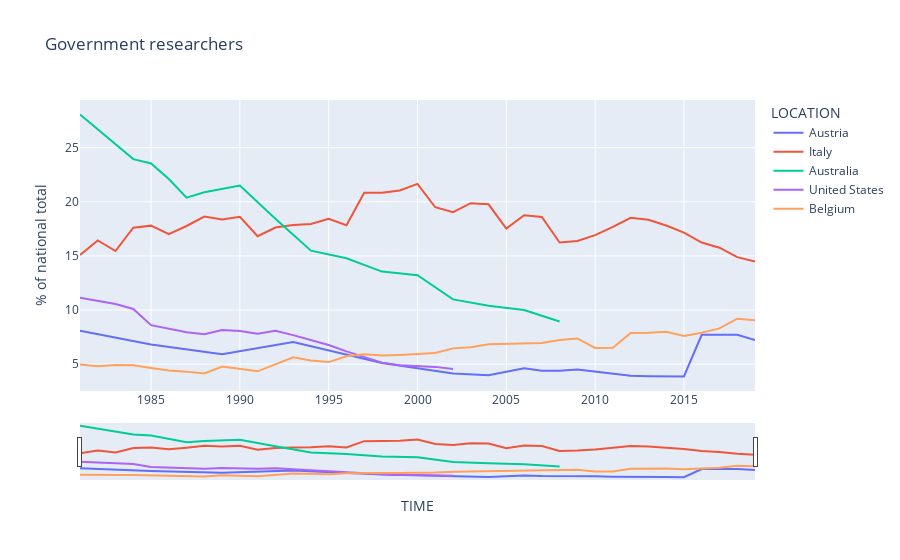
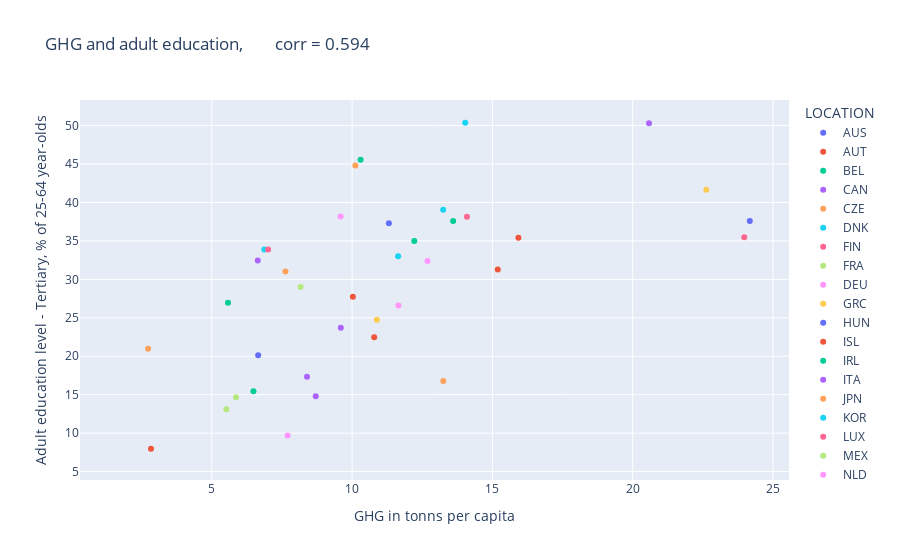

These figures' notebook cell, in order:
### Code cell
# =========== final program ============
plot_lineplot1()
# plot_lineplot2()
# plot_barplot1()
plot_scatterplot1()

### Figure 1 — Plotly figure (JSON) as saved in the notebook; plotly's stock layout.template omitted (floating-point values rounded to 4 significant figures)
{"data": [{"hovertemplate": "LOCATION=Austria<br>TIME=%{x}<br>Value=%{y}<extra></extra>", "legendgroup": "Austria", "line": {"color": "#636efa", "dash": "solid"}, "marker": {"symbol": "circle"}, "mode": "lines", "name": "Austria", "orientation": "v", "showlegend": true, "x": [1981, 1985, 1989, 1993, 1998, 2002, 2004, 2005, 2006, 2007, 2008, 2009, 2010, 2011, 2012, 2013, 2014, 2015, 2016, 2017, 2018, 2019], "xaxis": "x", "y": [8.09, 6.808, 5.921, 7.051, 5.098, 4.14, 3.968, 4.326, 4.618, 4.385, 4.385, 4.498, 4.286, 4.072, 3.916, 3.876, 3.88, 3.861, 7.713, 7.712, 7.713, 7.23], "yaxis": "y", "type": "scatter"}, {"hovertemplate": "LOCATION=Italy<br>TIME=%{x}<br>Value=%{y}<extra></extra>", "legendgroup": "Italy", "line": {"color": "#EF553B", "dash": "solid"}, "marker": {"symbol": "circle"}, "mode": "lines", "name": "Italy", "orientation": "v", "showlegend": true, "x": [1981, 1982, 1983, 1984, 1985, 1986, 1987, 1988, 1989, 1990, 1991, 1992, 1993, 1994, 1995, 1996, 1997, 1998, 1999, 2000, 2001, 2002, 2003, 2004, 2005, 2006, 2007, 2008, 2009, 2010, 2011, 2012, 2013, 2014, 2015, 2016, 2017, 2018, 2019], "xaxis": "x", "y": [15.08, 16.42, 15.45, 17.61, 17.8, 17.02, 17.77, 18.63, 18.38, 18.62, 16.82, 17.63, 17.87, 17.94, 18.42, 17.84, 20.83, 20.83, 21.04, 21.65, 19.5, 19.04, 19.87, 19.77, 17.52, 18.76, 18.59, 16.24, 16.38, 16.92, 17.69, 18.52, 18.35, 17.81, 17.15, 16.24, 15.76, 14.89, 14.47], "yaxis": "y", "type": "scatter"}, {"hovertemplate": "LOCATION=Australia<br>TIME=%{x}<br>Value=%{y}<extra></extra>", "legendgroup": "Australia", "line": {"color": "#00cc96", "dash": "solid"}, "marker": {"symbol": "circle"}, "mode": "lines", "name": "Australia", "orientation": "v", "showlegend": true, "x": [1981, 1984, 1985, 1986, 1987, 1988, 1990, 1992, 1994, 1996, 1998, 2000, 2002, 2004, 2006, 2008], "xaxis": "x", "y": [28.07, 23.95, 23.54, 22.1, 20.38, 20.88, 21.5, 18.43, 15.48, 14.78, 13.55, 13.22, 10.98, 10.39, 10.0, 8.942], "yaxis": "y", "type": "scatter"}, {"hovertemplate": "LOCATION=United States<br>TIME=%{x}<br>Value=%{y}<extra></extra>", "legendgroup": "United States", "line": {"color": "#ab63fa", "dash": "solid"}, "marker": {"symbol": "circle"}, "mode": "lines", "name": "United States", "orientation": "v", "showlegend": true, "x": [1981, 1982, 1983, 1984, 1985, 1987, 1988, 1989, 1990, 1991, 1992, 1993, 1995, 1996, 1997, 1998, 1999, 2000, 2001, 2002], "xaxis": "x", "y": [11.13, 10.86, 10.55, 10.1, 8.602, 7.953, 7.767, 8.159, 8.061, 7.813, 8.073, 7.68, 6.767, 6.182, 5.651, 5.139, 4.907, 4.825, 4.746, 4.558], "yaxis": "y", "type": "scatter"}, {"hovertemplate": "LOCATION=Belgium<br>TIME=%{x}<br>Value=%{y}<extra></extra>", "legendgroup": "Belgium", "line": {"color": "#FFA15A", "dash": "solid"}, "marker": {"symbol": "circle"}, "mode": "lines", "name": "Belgium", "orientation": "v", "showlegend": true, "x": [1981, 1982, 1983, 1984, 1985, 1986, 1987, 1988, 1989, 1991, 1993, 1994, 1995, 1996, 1997, 1998, 1999, 2000, 2001, 2002, 2003, 2004, 2005, 2006, 2007, 2008, 2009, 2010, 2011, 2012, 2013, 2014, 2015, 2016, 2017, 2018, 2019], "xaxis": "x", "y": [4.958, 4.81, 4.929, 4.89, 4.648, 4.413, 4.307, 4.133, 4.784, 4.336, 5.636, 5.33, 5.186, 5.733, 5.92, 5.793, 5.846, 5.923, 6.022, 6.456, 6.554, 6.835, 6.859, 6.949, 6.956, 7.235, 7.377, 6.49, 6.515, 7.876, 7.889, 7.993, 7.6, 7.903, 8.305, 9.195, 9.057], "yaxis": "y", "type": "scatter"}], "layout": {"xaxis": {"anchor": "y", "domain": [0.0, 1.0], "title": {"text": "TIME"}, "rangeslider": {"visible": true}}, "yaxis": {"anchor": "x", "domain": [0.0, 1.0], "title": {"text": "% of national total"}}, "legend": {"title": {"text": "LOCATION"}, "tracegroupgap": 0}, "title": {"text": "Government researchers"}}}

### Figure 2 — Plotly figure (JSON) as saved in the notebook; plotly's stock layout.template omitted (floating-point values rounded to 4 significant figures)
{"data": [{"hovertemplate": "LOCATION=AUS<br>Values1=%{x}<br>Values2=%{y}<extra></extra>", "legendgroup": "AUS", "marker": {"color": "#636efa", "symbol": "circle"}, "mode": "markers", "name": "AUS", "orientation": "v", "showlegend": true, "x": [24.17], "xaxis": "x", "y": [37.6], "yaxis": "y", "type": "scatter"}, {"hovertemplate": "LOCATION=AUT<br>Values1=%{x}<br>Values2=%{y}<extra></extra>", "legendgroup": "AUT", "marker": {"color": "#EF553B", "symbol": "circle"}, "mode": "markers", "name": "AUT", "orientation": "v", "showlegend": true, "x": [10.03], "xaxis": "x", "y": [27.74], "yaxis": "y", "type": "scatter"}, {"hovertemplate": "LOCATION=BEL<br>Values1=%{x}<br>Values2=%{y}<extra></extra>", "legendgroup": "BEL", "marker": {"color": "#00cc96", "symbol": "circle"}, "mode": "markers", "name": "BEL", "orientation": "v", "showlegend": true, "x": [12.22], "xaxis": "x", "y": [34.99], "yaxis": "y", "type": "scatter"}, {"hovertemplate": "LOCATION=CAN<br>Values1=%{x}<br>Values2=%{y}<extra></extra>", "legendgroup": "CAN", "marker": {"color": "#ab63fa", "symbol": "circle"}, "mode": "markers", "name": "CAN", "orientation": "v", "showlegend": true, "x": [20.58], "xaxis": "x", "y": [50.31], "yaxis": "y", "type": "scatter"}, {"hovertemplate": "LOCATION=CZE<br>Values1=%{x}<br>Values2=%{y}<extra></extra>", "legendgroup": "CZE", "marker": {"color": "#FFA15A", "symbol": "circle"}, "mode": "markers", "name": "CZE", "orientation": "v", "showlegend": true, "x": [13.25], "xaxis": "x", "y": [16.76], "yaxis": "y", "type": "scatter"}, {"hovertemplate": "LOCATION=DNK<br>Values1=%{x}<br>Values2=%{y}<extra></extra>", "legendgroup": "DNK", "marker": {"color": "#19d3f3", "symbol": "circle"}, "mode": "markers", "name": "DNK", "orientation": "v", "showlegend": true, "x": [11.64], "xaxis": "x", "y": [33.0], "yaxis": "y", "type": "scatter"}, {"hovertemplate": "LOCATION=FIN<br>Values1=%{x}<br>Values2=%{y}<extra></extra>", "legendgroup": "FIN", "marker": {"color": "#FF6692", "symbol": "circle"}, "mode": "markers", "name": "FIN", "orientation": "v", "showlegend": true, "x": [14.09], "xaxis": "x", "y": [38.15], "yaxis": "y", "type": "scatter"}, {"hovertemplate": "LOCATION=FRA<br>Values1=%{x}<br>Values2=%{y}<extra></extra>", "legendgroup": "FRA", "marker": {"color": "#B6E880", "symbol": "circle"}, "mode": "markers", "name": "FRA", "orientation": "v", "showlegend": true, "x": [8.166], "xaxis": "x", "y": [29.01], "yaxis": "y", "type": "scatter"}, {"hovertemplate": "LOCATION=DEU<br>Values1=%{x}<br>Values2=%{y}<extra></extra>", "legendgroup": "DEU", "marker": {"color": "#FF97FF", "symbol": "circle"}, "mode": "markers", "name": "DEU", "orientation": "v", "showlegend": true, "x": [11.65], "xaxis": "x", "y": [26.61], "yaxis": "y", "type": "scatter"}, {"hovertemplate": "LOCATION=GRC<br>Values1=%{x}<br>Values2=%{y}<extra></extra>", "legendgroup": "GRC", "marker": {"color": "#FECB52", "symbol": "circle"}, "mode": "markers", "name": "GRC", "orientation": "v", "showlegend": true, "x": [10.88], "xaxis": "x", "y": [24.74], "yaxis": "y", "type": "scatter"}, {"hovertemplate": "LOCATION=HUN<br>Values1=%{x}<br>Values2=%{y}<extra></extra>", "legendgroup": "HUN", "marker": {"color": "#636efa", "symbol": "circle"}, "mode": "markers", "name": "HUN", "orientation": "v", "showlegend": true, "x": [6.654], "xaxis": "x", "y": [20.12], "yaxis": "y", "type": "scatter"}, {"hovertemplate": "LOCATION=ISL<br>Values1=%{x}<br>Values2=%{y}<extra></extra>", "legendgroup": "ISL", "marker": {"color": "#EF553B", "symbol": "circle"}, "mode": "markers", "name": "ISL", "orientation": "v", "showlegend": true, "x": [15.19], "xaxis": "x", "y": [31.3], "yaxis": "y", "type": "scatter"}, {"hovertemplate": "LOCATION=IRL<br>Values1=%{x}<br>Values2=%{y}<extra></extra>", "legendgroup": "IRL", "marker": {"color": "#00cc96", "symbol": "circle"}, "mode": "markers", "name": "IRL", "orientation": "v", "showlegend": true, "x": [13.6], "xaxis": "x", "y": [37.58], "yaxis": "y", "type": "scatter"}, {"hovertemplate": "LOCATION=ITA<br>Values1=%{x}<br>Values2=%{y}<extra></extra>", "legendgroup": "ITA", "marker": {"color": "#ab63fa", "symbol": "circle"}, "mode": "markers", "name": "ITA", "orientation": "v", "showlegend": true, "x": [8.706], "xaxis": "x", "y": [14.8], "yaxis": "y", "type": "scatter"}, {"hovertemplate": "LOCATION=JPN<br>Values1=%{x}<br>Values2=%{y}<extra></extra>", "legendgroup": "JPN", "marker": {"color": "#FFA15A", "symbol": "circle"}, "mode": "markers", "name": "JPN", "orientation": "v", "showlegend": true, "x": [10.12], "xaxis": "x", "y": [44.81], "yaxis": "y", "type": "scatter"}, {"hovertemplate": "LOCATION=KOR<br>Values1=%{x}<br>Values2=%{y}<extra></extra>", "legendgroup": "KOR", "marker": {"color": "#19d3f3", "symbol": "circle"}, "mode": "markers", "name": "KOR", "orientation": "v", "showlegend": true, "x": [13.25], "xaxis": "x", "y": [39.04], "yaxis": "y", "type": "scatter"}, {"hovertemplate": "LOCATION=LUX<br>Values1=%{x}<br>Values2=%{y}<extra></extra>", "legendgroup": "LUX", "marker": {"color": "#FF6692", "symbol": "circle"}, "mode": "markers", "name": "LUX", "orientation": "v", "showlegend": true, "x": [23.98], "xaxis": "x", "y": [35.48], "yaxis": "y", "type": "scatter"}, {"hovertemplate": "LOCATION=MEX<br>Values1=%{x}<br>Values2=%{y}<extra></extra>", "legendgroup": "MEX", "marker": {"color": "#B6E880", "symbol": "circle"}, "mode": "markers", "name": "MEX", "orientation": "v", "showlegend": true, "x": [5.864], "xaxis": "x", "y": [14.65], "yaxis": "y", "type": "scatter"}, {"hovertemplate": "LOCATION=NLD<br>Values1=%{x}<br>Values2=%{y}<extra></extra>", "legendgroup": "NLD", "marker": {"color": "#FF97FF", "symbol": "circle"}, "mode": "markers", "name": "NLD", "orientation": "v", "showlegend": true, "x": [12.69], "xaxis": "x", "y": [32.39], "yaxis": "y", "type": "scatter"}, {"hovertemplate": "LOCATION=NZL<br>Values1=%{x}<br>Values2=%{y}<extra></extra>", "legendgroup": "NZL", "marker": {"color": "#FECB52", "symbol": "circle"}, "mode": "markers", "name": "NZL", "orientation": "v", "showlegend": true, "x": [17.92], "xaxis": "x", "y": [null], "yaxis": "y", "type": "scatter"}, {"hovertemplate": "LOCATION=NOR<br>Values1=%{x}<br>Values2=%{y}<extra></extra>", "legendgroup": "NOR", "marker": {"color": "#636efa", "symbol": "circle"}, "mode": "markers", "name": "NOR", "orientation": "v", "showlegend": true, "x": [11.31], "xaxis": "x", "y": [37.28], "yaxis": "y", "type": "scatter"}, {"hovertemplate": "LOCATION=POL<br>Values1=%{x}<br>Values2=%{y}<extra></extra>", "legendgroup": "POL", "marker": {"color": "#EF553B", "symbol": "circle"}, "mode": "markers", "name": "POL", "orientation": "v", "showlegend": true, "x": [10.79], "xaxis": "x", "y": [22.47], "yaxis": "y", "type": "scatter"}, {"hovertemplate": "LOCATION=PRT<br>Values1=%{x}<br>Values2=%{y}<extra></extra>", "legendgroup": "PRT", "marker": {"color": "#00cc96", "symbol": "circle"}, "mode": "markers", "name": "PRT", "orientation": "v", "showlegend": true, "x": [6.486], "xaxis": "x", "y": [15.45], "yaxis": "y", "type": "scatter"}, {"hovertemplate": "LOCATION=SVK<br>Values1=%{x}<br>Values2=%{y}<extra></extra>", "legendgroup": "SVK", "marker": {"color": "#ab63fa", "symbol": "circle"}, "mode": "markers", "name": "SVK", "orientation": "v", "showlegend": true, "x": [8.394], "xaxis": "x", "y": [17.33], "yaxis": "y", "type": "scatter"}, {"hovertemplate": "LOCATION=ESP<br>Values1=%{x}<br>Values2=%{y}<extra></extra>", "legendgroup": "ESP", "marker": {"color": "#FFA15A", "symbol": "circle"}, "mode": "markers", "name": "ESP", "orientation": "v", "showlegend": true, "x": [7.626], "xaxis": "x", "y": [31.02], "yaxis": "y", "type": "scatter"}, {"hovertemplate": "LOCATION=SWE<br>Values1=%{x}<br>Values2=%{y}<extra></extra>", "legendgroup": "SWE", "marker": {"color": "#19d3f3", "symbol": "circle"}, "mode": "markers", "name": "SWE", "orientation": "v", "showlegend": true, "x": [6.875], "xaxis": "x", "y": [33.87], "yaxis": "y", "type": "scatter"}, {"hovertemplate": "LOCATION=CHE<br>Values1=%{x}<br>Values2=%{y}<extra></extra>", "legendgroup": "CHE", "marker": {"color": "#FF6692", "symbol": "circle"}, "mode": "markers", "name": "CHE", "orientation": "v", "showlegend": true, "x": [7.008], "xaxis": "x", "y": [33.88], "yaxis": "y", "type": "scatter"}, {"hovertemplate": "LOCATION=TUR<br>Values1=%{x}<br>Values2=%{y}<extra></extra>", "legendgroup": "TUR", "marker": {"color": "#B6E880", "symbol": "circle"}, "mode": "markers", "name": "TUR", "orientation": "v", "showlegend": true, "x": [5.519], "xaxis": "x", "y": [13.12], "yaxis": "y", "type": "scatter"}, {"hovertemplate": "LOCATION=GBR<br>Values1=%{x}<br>Values2=%{y}<extra></extra>", "legendgroup": "GBR", "marker": {"color": "#FF97FF", "symbol": "circle"}, "mode": "markers", "name": "GBR", "orientation": "v", "showlegend": true, "x": [9.592], "xaxis": "x", "y": [38.19], "yaxis": "y", "type": "scatter"}, {"hovertemplate": "LOCATION=USA<br>Values1=%{x}<br>Values2=%{y}<extra></extra>", "legendgroup": "USA", "marker": {"color": "#FECB52", "symbol": "circle"}, "mode": "markers", "name": "USA", "orientation": "v", "showlegend": true, "x": [22.62], "xaxis": "x", "y": [41.66], "yaxis": "y", "type": "scatter"}, {"hovertemplate": "LOCATION=CHL<br>Values1=%{x}<br>Values2=%{y}<extra></extra>", "legendgroup": "CHL", "marker": {"color": "#636efa", "symbol": "circle"}, "mode": "markers", "name": "CHL", "orientation": "v", "showlegend": true, "x": [5.154], "xaxis": "x", "y": [null], "yaxis": "y", "type": "scatter"}, {"hovertemplate": "LOCATION=EST<br>Values1=%{x}<br>Values2=%{y}<extra></extra>", "legendgroup": "EST", "marker": {"color": "#EF553B", "symbol": "circle"}, "mode": "markers", "name": "EST", "orientation": "v", "showlegend": true, "x": [15.93], "xaxis": "x", "y": [35.42], "yaxis": "y", "type": "scatter"}, {"hovertemplate": "LOCATION=ISR<br>Values1=%{x}<br>Values2=%{y}<extra></extra>", "legendgroup": "ISR", "marker": {"color": "#00cc96", "symbol": "circle"}, "mode": "markers", "name": "ISR", "orientation": "v", "showlegend": true, "x": [10.3], "xaxis": "x", "y": [45.56], "yaxis": "y", "type": "scatter"}, {"hovertemplate": "LOCATION=SVN<br>Values1=%{x}<br>Values2=%{y}<extra></extra>", "legendgroup": "SVN", "marker": {"color": "#ab63fa", "symbol": "circle"}, "mode": "markers", "name": "SVN", "orientation": "v", "showlegend": true, "x": [9.599], "xaxis": "x", "y": [23.72], "yaxis": "y", "type": "scatter"}, {"hovertemplate": "LOCATION=OECD<br>Values1=%{x}<br>Values2=%{y}<extra></extra>", "legendgroup": "OECD", "marker": {"color": "#FFA15A", "symbol": "circle"}, "mode": "markers", "name": "OECD", "orientation": "v", "showlegend": true, "x": [12.7], "xaxis": "x", "y": [null], "yaxis": "y", "type": "scatter"}, {"hovertemplate": "LOCATION=RUS<br>Values1=%{x}<br>Values2=%{y}<extra></extra>", "legendgroup": "RUS", "marker": {"color": "#19d3f3", "symbol": "circle"}, "mode": "markers", "name": "RUS", "orientation": "v", "showlegend": true, "x": [14.03], "xaxis": "x", "y": [50.37], "yaxis": "y", "type": "scatter"}, {"hovertemplate": "LOCATION=OECDE<br>Values1=%{x}<br>Values2=%{y}<extra></extra>", "legendgroup": "OECDE", "marker": {"color": "#FF6692", "symbol": "circle"}, "mode": "markers", "name": "OECDE", "orientation": "v", "showlegend": true, "x": [9.173], "xaxis": "x", "y": [null], "yaxis": "y", "type": "scatter"}, {"hovertemplate": "LOCATION=BRA<br>Values1=%{x}<br>Values2=%{y}<extra></extra>", "legendgroup": "BRA", "marker": {"color": "#B6E880", "symbol": "circle"}, "mode": "markers", "name": "BRA", "orientation": "v", "showlegend": true, "x": [4.706], "xaxis": "x", "y": [null], "yaxis": "y", "type": "scatter"}, {"hovertemplate": "LOCATION=CHN<br>Values1=%{x}<br>Values2=%{y}<extra></extra>", "legendgroup": "CHN", "marker": {"color": "#FF97FF", "symbol": "circle"}, "mode": "markers", "name": "CHN", "orientation": "v", "showlegend": true, "x": [7.703], "xaxis": "x", "y": [9.681], "yaxis": "y", "type": "scatter"}, {"hovertemplate": "LOCATION=COL<br>Values1=%{x}<br>Values2=%{y}<extra></extra>", "legendgroup": "COL", "marker": {"color": "#FECB52", "symbol": "circle"}, "mode": "markers", "name": "COL", "orientation": "v", "showlegend": true, "x": [3.057], "xaxis": "x", "y": [null], "yaxis": "y", "type": "scatter"}, {"hovertemplate": "LOCATION=IND<br>Values1=%{x}<br>Values2=%{y}<extra></extra>", "legendgroup": "IND", "marker": {"color": "#636efa", "symbol": "circle"}, "mode": "markers", "name": "IND", "orientation": "v", "showlegend": true, "x": [1.702], "xaxis": "x", "y": [null], "yaxis": "y", "type": "scatter"}, {"hovertemplate": "LOCATION=IDN<br>Values1=%{x}<br>Values2=%{y}<extra></extra>", "legendgroup": "IDN", "marker": {"color": "#EF553B", "symbol": "circle"}, "mode": "markers", "name": "IDN", "orientation": "v", "showlegend": true, "x": [2.835], "xaxis": "x", "y": [7.978], "yaxis": "y", "type": "scatter"}, {"hovertemplate": "LOCATION=LVA<br>Values1=%{x}<br>Values2=%{y}<extra></extra>", "legendgroup": "LVA", "marker": {"color": "#00cc96", "symbol": "circle"}, "mode": "markers", "name": "LVA", "orientation": "v", "showlegend": true, "x": [5.579], "xaxis": "x", "y": [26.95], "yaxis": "y", "type": "scatter"}, {"hovertemplate": "LOCATION=LTU<br>Values1=%{x}<br>Values2=%{y}<extra></extra>", "legendgroup": "LTU", "marker": {"color": "#ab63fa", "symbol": "circle"}, "mode": "markers", "name": "LTU", "orientation": "v", "showlegend": true, "x": [6.64], "xaxis": "x", "y": [32.44], "yaxis": "y", "type": "scatter"}, {"hovertemplate": "LOCATION=CRI<br>Values1=%{x}<br>Values2=%{y}<extra></extra>", "legendgroup": "CRI", "marker": {"color": "#FFA15A", "symbol": "circle"}, "mode": "markers", "name": "CRI", "orientation": "v", "showlegend": true, "x": [2.733], "xaxis": "x", "y": [20.98], "yaxis": "y", "type": "scatter"}, {"hovertemplate": "LOCATION=ARG<br>Values1=%{x}<br>Values2=%{y}<extra></extra>", "legendgroup": "ARG", "marker": {"color": "#19d3f3", "symbol": "circle"}, "mode": "markers", "name": "ARG", "orientation": "v", "showlegend": true, "x": [7.294], "xaxis": "x", "y": [null], "yaxis": "y", "type": "scatter"}, {"hovertemplate": "LOCATION=SAU<br>Values1=%{x}<br>Values2=%{y}<extra></extra>", "legendgroup": "SAU", "marker": {"color": "#FF6692", "symbol": "circle"}, "mode": "markers", "name": "SAU", "orientation": "v", "showlegend": true, "x": [19.16], "xaxis": "x", "y": [null], "yaxis": "y", "type": "scatter"}, {"hovertemplate": "LOCATION=ZAF<br>Values1=%{x}<br>Values2=%{y}<extra></extra>", "legendgroup": "ZAF", "marker": {"color": "#B6E880", "symbol": "circle"}, "mode": "markers", "name": "ZAF", "orientation": "v", "showlegend": true, "x": [null], "xaxis": "x", "y": [6.861], "yaxis": "y", "type": "scatter"}, {"hovertemplate": "LOCATION=OAVG<br>Values1=%{x}<br>Values2=%{y}<extra></extra>", "legendgroup": "OAVG", "marker": {"color": "#FF97FF", "symbol": "circle"}, "mode": "markers", "name": "OAVG", "orientation": "v", "showlegend": true, "x": [null], "xaxis": "x", "y": [30.24], "yaxis": "y", "type": "scatter"}, {"hovertemplate": "LOCATION=G20<br>Values1=%{x}<br>Values2=%{y}<extra></extra>", "legendgroup": "G20", "marker": {"color": "#FECB52", "symbol": "circle"}, "mode": "markers", "name": "G20", "orientation": "v", "showlegend": true, "x": [null], "xaxis": "x", "y": [28.31], "yaxis": "y", "type": "scatter"}], "layout": {"xaxis": {"anchor": "y", "domain": [0.0, 1.0], "title": {"text": "GHG in tonns per capita"}}, "yaxis": {"anchor": "x", "domain": [0.0, 1.0], "title": {"text": "Adult education level - Tertiary, % of 25-64 year-olds"}}, "legend": {"title": {"text": "LOCATION"}, "tracegroupgap": 0}, "title": {"text": "GHG and adult education,        corr = 0.594"}}}
